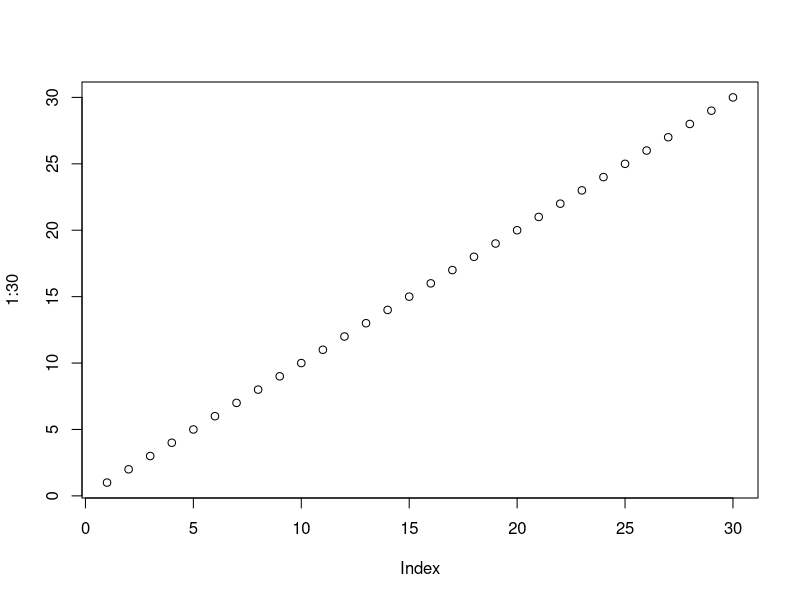
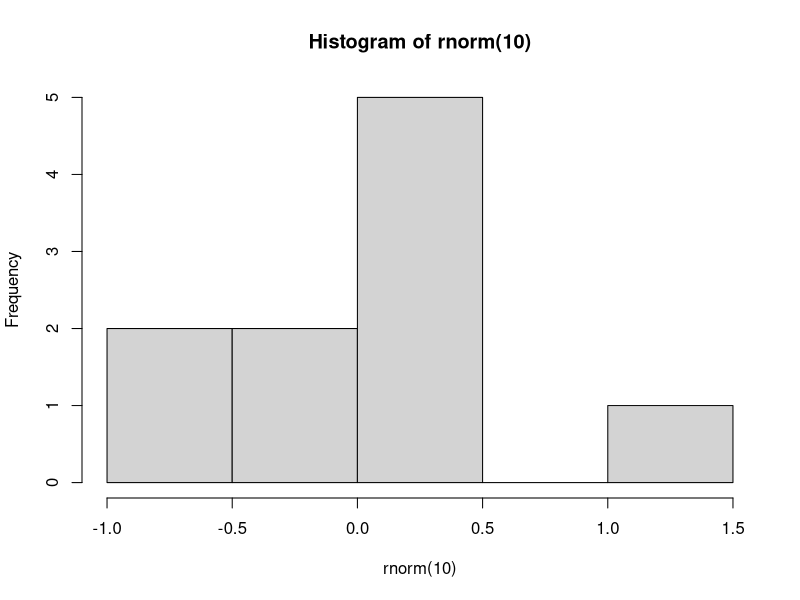

Recreate these plots in R, in order. (Note: this script raises an error after producing the figures.)

# Criar graficos
plot(1:30)
hist(rnorm(10))

#Instalar pacotes
install.packpages('randomForest')


# Carregar Pacote
library(randomForest)
#Descarregar pacote
detach(packpage:ggplot2)

# nome da funcao se souber
help("mean")
# se nao souber
help.search('matplot')

# exemplos como utilizar algum item
example('matplot')
